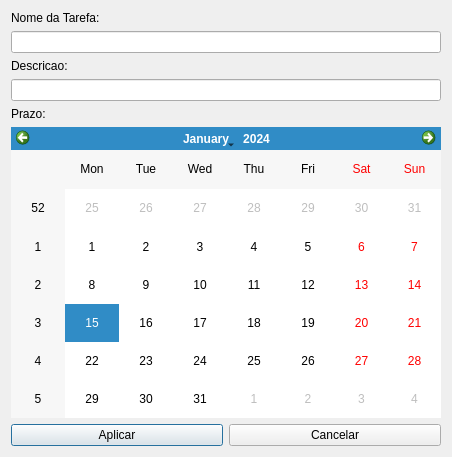
<?xml version="1.0" encoding="UTF-8"?>
<ui version="4.0">
 <class>Edit</class>
 <widget class="QDialog" name="Edit">
  <property name="geometry">
   <rect>
    <x>0</x>
    <y>0</y>
    <width>452</width>
    <height>457</height>
   </rect>
  </property>
  <property name="windowTitle">
   <string>Editar Tarefa</string>
  </property>
  <layout class="QGridLayout" name="gridLayout">
   <item row="0" column="0">
    <layout class="QVBoxLayout" name="verticalLayout">
     <item>
      <widget class="QLabel" name="label">
       <property name="text">
        <string>Nome da Tarefa:</string>
       </property>
      </widget>
     </item>
     <item>
      <widget class="QLineEdit" name="novonome_lineEdit"/>
     </item>
     <item>
      <widget class="QLabel" name="label_2">
       <property name="text">
        <string>Descricao:</string>
       </property>
      </widget>
     </item>
     <item>
      <widget class="QLineEdit" name="novadescr_lineEdit_2"/>
     </item>
     <item>
      <widget class="QLabel" name="label_3">
       <property name="text">
        <string>Prazo:</string>
       </property>
      </widget>
     </item>
     <item>
      <widget class="QCalendarWidget" name="novoprazo_calendarWidget"/>
     </item>
     <item>
      <layout class="QHBoxLayout" name="horizontalLayout">
       <item>
        <widget class="QPushButton" name="aplicar_pushButton">
         <property name="text">
          <string>Aplicar</string>
         </property>
        </widget>
       </item>
       <item>
        <widget class="QPushButton" name="cancelar_pushButton">
         <property name="text">
          <string>Cancelar</string>
         </property>
        </widget>
       </item>
      </layout>
     </item>
    </layout>
   </item>
  </layout>
 </widget>
 <resources/>
 <connections/>
</ui>
